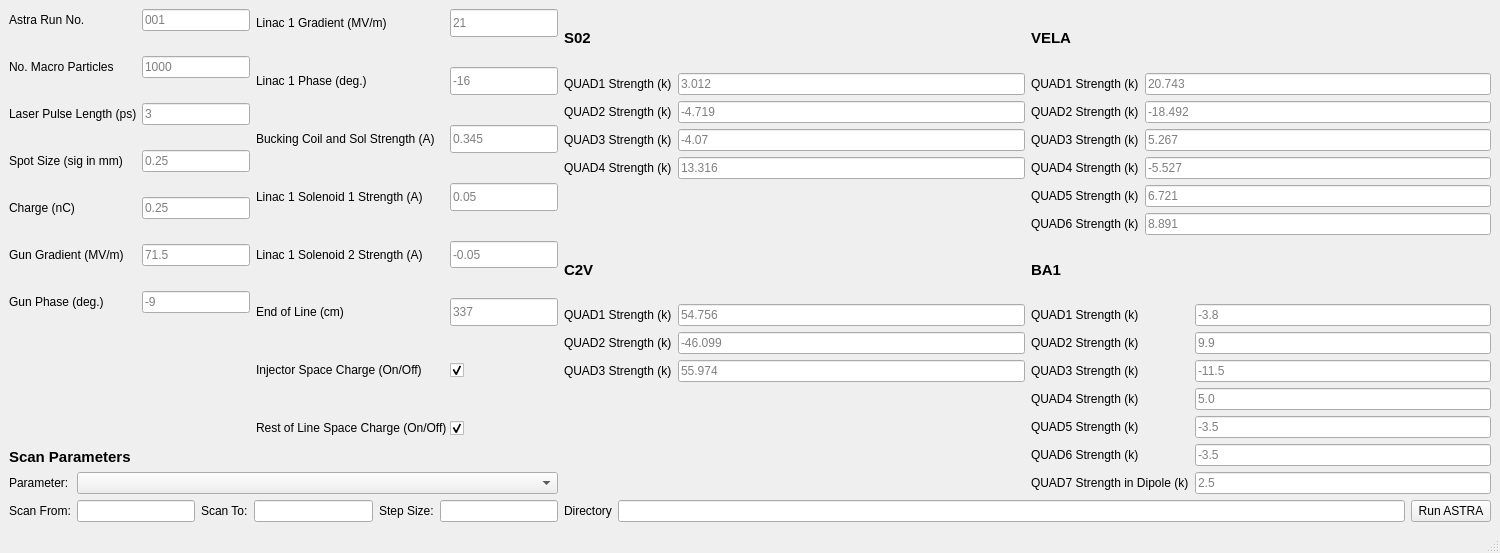
<?xml version="1.0" encoding="UTF-8"?>
<ui version="4.0">
 <class>MainWindow</class>
 <widget class="QMainWindow" name="MainWindow">
  <property name="geometry">
   <rect>
    <x>0</x>
    <y>0</y>
    <width>1500</width>
    <height>553</height>
   </rect>
  </property>
  <property name="sizePolicy">
   <sizepolicy hsizetype="Expanding" vsizetype="Expanding">
    <horstretch>0</horstretch>
    <verstretch>0</verstretch>
   </sizepolicy>
  </property>
  <property name="windowTitle">
   <string>ASTRA Run Comparison Tool</string>
  </property>
  <widget class="QWidget" name="centralwidget">
   <property name="sizePolicy">
    <sizepolicy hsizetype="Expanding" vsizetype="Expanding">
     <horstretch>0</horstretch>
     <verstretch>0</verstretch>
    </sizepolicy>
   </property>
   <property name="minimumSize">
    <size>
     <width>1500</width>
     <height>512</height>
    </size>
   </property>
   <layout class="QFormLayout" name="formLayout_2">
    <item row="0" column="0">
     <layout class="QGridLayout" name="non_magnet_arguments_layout">
      <property name="sizeConstraint">
       <enum>QLayout::SetDefaultConstraint</enum>
      </property>
      <item row="0" column="0">
       <layout class="QFormLayout" name="gun_parameter_form_layout">
        <property name="sizeConstraint">
         <enum>QLayout::SetDefaultConstraint</enum>
        </property>
        <property name="fieldGrowthPolicy">
         <enum>QFormLayout::FieldsStayAtSizeHint</enum>
        </property>
        <property name="horizontalSpacing">
         <number>5</number>
        </property>
        <property name="verticalSpacing">
         <number>25</number>
        </property>
        <item row="0" column="0">
         <widget class="QLabel" name="astra_run_number_label">
          <property name="minimumSize">
           <size>
            <width>50</width>
            <height>17</height>
           </size>
          </property>
          <property name="inputMethodHints">
           <set>Qt::ImhNone</set>
          </property>
          <property name="text">
           <string>Astra Run No.</string>
          </property>
         </widget>
        </item>
        <item row="0" column="1">
         <widget class="QLineEdit" name="astra_run_number_line_edit">
          <property name="inputMethodHints">
           <set>Qt::ImhDigitsOnly</set>
          </property>
          <property name="placeholderText">
           <string>001</string>
          </property>
         </widget>
        </item>
        <item row="1" column="0">
         <widget class="QLabel" name="macro_particle_label_2">
          <property name="text">
           <string>No. Macro Particles</string>
          </property>
         </widget>
        </item>
        <item row="1" column="1">
         <widget class="QLineEdit" name="macro_particle_line_edit">
          <property name="inputMethodHints">
           <set>Qt::ImhDigitsOnly</set>
          </property>
          <property name="placeholderText">
           <string>1000</string>
          </property>
         </widget>
        </item>
        <item row="2" column="0">
         <widget class="QLabel" name="laser_pulse_length_label">
          <property name="text">
           <string>Laser Pulse Length (ps)</string>
          </property>
         </widget>
        </item>
        <item row="2" column="1">
         <widget class="QLineEdit" name="laser_pulse_length_line_edit">
          <property name="inputMethodHints">
           <set>Qt::ImhDigitsOnly</set>
          </property>
          <property name="placeholderText">
           <string>3</string>
          </property>
         </widget>
        </item>
        <item row="3" column="0">
         <widget class="QLabel" name="spot_size_label">
          <property name="text">
           <string>Spot Size (sig in mm)</string>
          </property>
         </widget>
        </item>
        <item row="3" column="1">
         <widget class="QLineEdit" name="spot_size_line_edit">
          <property name="inputMethodHints">
           <set>Qt::ImhDigitsOnly</set>
          </property>
          <property name="placeholderText">
           <string>0.25</string>
          </property>
         </widget>
        </item>
        <item row="4" column="0">
         <widget class="QLabel" name="charge_label">
          <property name="text">
           <string>Charge (nC)</string>
          </property>
         </widget>
        </item>
        <item row="4" column="1">
         <widget class="QLineEdit" name="charge_line_edit">
          <property name="inputMethodHints">
           <set>Qt::ImhDigitsOnly</set>
          </property>
          <property name="placeholderText">
           <string>0.25</string>
          </property>
         </widget>
        </item>
        <item row="5" column="0">
         <widget class="QLabel" name="gun_gradient_label">
          <property name="text">
           <string>Gun Gradient (MV/m)</string>
          </property>
         </widget>
        </item>
        <item row="5" column="1">
         <widget class="QLineEdit" name="gun_gradient_line_edit">
          <property name="inputMethodHints">
           <set>Qt::ImhDigitsOnly</set>
          </property>
          <property name="placeholderText">
           <string>71.5</string>
          </property>
         </widget>
        </item>
        <item row="6" column="0">
         <widget class="QLabel" name="gun_phase_label">
          <property name="text">
           <string>Gun Phase (deg.)</string>
          </property>
         </widget>
        </item>
        <item row="6" column="1">
         <widget class="QLineEdit" name="gun_phase_line_edit">
          <property name="inputMethodHints">
           <set>Qt::ImhDigitsOnly</set>
          </property>
          <property name="placeholderText">
           <string>-9</string>
          </property>
         </widget>
        </item>
       </layout>
      </item>
      <item row="1" column="0" colspan="2">
       <layout class="QGridLayout" name="parameter_scan_layout">
        <property name="sizeConstraint">
         <enum>QLayout::SetDefaultConstraint</enum>
        </property>
        <item row="2" column="2">
         <widget class="QLabel" name="parameter_scan_to_value_label">
          <property name="text">
           <string>Scan To:</string>
          </property>
         </widget>
        </item>
        <item row="1" column="0">
         <widget class="QLabel" name="parameter_scan_label">
          <property name="text">
           <string>Parameter:</string>
          </property>
         </widget>
        </item>
        <item row="2" column="3">
         <widget class="QLineEdit" name="parameter_scan_to_value_line_edit"/>
        </item>
        <item row="2" column="4">
         <widget class="QLabel" name="parameter_scan_step_size_label">
          <property name="text">
           <string>Step Size:</string>
          </property>
         </widget>
        </item>
        <item row="2" column="0">
         <widget class="QLabel" name="parameter_scan_from_value_label">
          <property name="text">
           <string>Scan From:</string>
          </property>
         </widget>
        </item>
        <item row="2" column="1">
         <widget class="QLineEdit" name="parameter_scan_from_value_line_edit"/>
        </item>
        <item row="2" column="5">
         <widget class="QLineEdit" name="parameter_scan_step_size_line_edit"/>
        </item>
        <item row="1" column="1" colspan="5">
         <widget class="QComboBox" name="parameter_scan_combo_box"/>
        </item>
        <item row="0" column="0" colspan="3">
         <widget class="QLabel" name="parameter_scan_section_label">
          <property name="font">
           <font>
            <pointsize>11</pointsize>
            <weight>75</weight>
            <bold>true</bold>
           </font>
          </property>
          <property name="text">
           <string>Scan Parameters</string>
          </property>
         </widget>
        </item>
       </layout>
      </item>
      <item row="0" column="1">
       <layout class="QFormLayout" name="linac_1_parameter_form_layout">
        <property name="sizeConstraint">
         <enum>QLayout::SetDefaultConstraint</enum>
        </property>
        <property name="fieldGrowthPolicy">
         <enum>QFormLayout::FieldsStayAtSizeHint</enum>
        </property>
        <property name="horizontalSpacing">
         <number>3</number>
        </property>
        <property name="verticalSpacing">
         <number>30</number>
        </property>
        <item row="0" column="1">
         <widget class="QLineEdit" name="linac_1_gradient_line_edit">
          <property name="sizePolicy">
           <sizepolicy hsizetype="Expanding" vsizetype="Expanding">
            <horstretch>0</horstretch>
            <verstretch>0</verstretch>
           </sizepolicy>
          </property>
          <property name="minimumSize">
           <size>
            <width>74</width>
            <height>22</height>
           </size>
          </property>
          <property name="inputMethodHints">
           <set>Qt::ImhDigitsOnly</set>
          </property>
          <property name="placeholderText">
           <string>21</string>
          </property>
         </widget>
        </item>
        <item row="1" column="0">
         <widget class="QLabel" name="linac1_phase_label">
          <property name="sizePolicy">
           <sizepolicy hsizetype="Expanding" vsizetype="Expanding">
            <horstretch>0</horstretch>
            <verstretch>0</verstretch>
           </sizepolicy>
          </property>
          <property name="text">
           <string>Linac 1 Phase (deg.)</string>
          </property>
         </widget>
        </item>
        <item row="1" column="1">
         <widget class="QLineEdit" name="linac1_phase_line_edit">
          <property name="sizePolicy">
           <sizepolicy hsizetype="Expanding" vsizetype="Expanding">
            <horstretch>0</horstretch>
            <verstretch>0</verstretch>
           </sizepolicy>
          </property>
          <property name="minimumSize">
           <size>
            <width>74</width>
            <height>22</height>
           </size>
          </property>
          <property name="inputMethodHints">
           <set>Qt::ImhDigitsOnly</set>
          </property>
          <property name="placeholderText">
           <string>-16</string>
          </property>
         </widget>
        </item>
        <item row="2" column="0">
         <widget class="QLabel" name="bucking_coil_and_sol_strength_label">
          <property name="sizePolicy">
           <sizepolicy hsizetype="Expanding" vsizetype="Expanding">
            <horstretch>0</horstretch>
            <verstretch>0</verstretch>
           </sizepolicy>
          </property>
          <property name="text">
           <string>Bucking Coil and Sol Strength (A)</string>
          </property>
         </widget>
        </item>
        <item row="2" column="1">
         <widget class="QLineEdit" name="bucking_coil_and_sol_strength_line_edit">
          <property name="sizePolicy">
           <sizepolicy hsizetype="Expanding" vsizetype="Expanding">
            <horstretch>0</horstretch>
            <verstretch>0</verstretch>
           </sizepolicy>
          </property>
          <property name="minimumSize">
           <size>
            <width>74</width>
            <height>22</height>
           </size>
          </property>
          <property name="inputMethodHints">
           <set>Qt::ImhDigitsOnly</set>
          </property>
          <property name="placeholderText">
           <string>0.345</string>
          </property>
         </widget>
        </item>
        <item row="3" column="0">
         <widget class="QLabel" name="linac1_sol1_strength_label">
          <property name="sizePolicy">
           <sizepolicy hsizetype="Expanding" vsizetype="Expanding">
            <horstretch>0</horstretch>
            <verstretch>0</verstretch>
           </sizepolicy>
          </property>
          <property name="text">
           <string>Linac 1 Solenoid 1 Strength (A)</string>
          </property>
         </widget>
        </item>
        <item row="3" column="1">
         <widget class="QLineEdit" name="linac1_sol1_strength_line_edit">
          <property name="sizePolicy">
           <sizepolicy hsizetype="Expanding" vsizetype="Expanding">
            <horstretch>0</horstretch>
            <verstretch>0</verstretch>
           </sizepolicy>
          </property>
          <property name="minimumSize">
           <size>
            <width>74</width>
            <height>22</height>
           </size>
          </property>
          <property name="inputMethodHints">
           <set>Qt::ImhDigitsOnly</set>
          </property>
          <property name="placeholderText">
           <string>0.05</string>
          </property>
         </widget>
        </item>
        <item row="4" column="0">
         <widget class="QLabel" name="linac1_sol2_strength_label">
          <property name="sizePolicy">
           <sizepolicy hsizetype="Expanding" vsizetype="Expanding">
            <horstretch>0</horstretch>
            <verstretch>0</verstretch>
           </sizepolicy>
          </property>
          <property name="text">
           <string>Linac 1 Solenoid 2 Strength (A)</string>
          </property>
         </widget>
        </item>
        <item row="4" column="1">
         <widget class="QLineEdit" name="linac1_sol2_strength_line_edit">
          <property name="sizePolicy">
           <sizepolicy hsizetype="Expanding" vsizetype="Expanding">
            <horstretch>0</horstretch>
            <verstretch>0</verstretch>
           </sizepolicy>
          </property>
          <property name="minimumSize">
           <size>
            <width>74</width>
            <height>22</height>
           </size>
          </property>
          <property name="inputMethodHints">
           <set>Qt::ImhDigitsOnly</set>
          </property>
          <property name="placeholderText">
           <string>-0.05</string>
          </property>
         </widget>
        </item>
        <item row="5" column="0">
         <widget class="QLabel" name="end_of_line_label">
          <property name="sizePolicy">
           <sizepolicy hsizetype="Expanding" vsizetype="Expanding">
            <horstretch>0</horstretch>
            <verstretch>0</verstretch>
           </sizepolicy>
          </property>
          <property name="text">
           <string>End of Line (cm)</string>
          </property>
         </widget>
        </item>
        <item row="5" column="1">
         <widget class="QLineEdit" name="end_of_line_line_edit">
          <property name="sizePolicy">
           <sizepolicy hsizetype="Expanding" vsizetype="Expanding">
            <horstretch>0</horstretch>
            <verstretch>0</verstretch>
           </sizepolicy>
          </property>
          <property name="minimumSize">
           <size>
            <width>74</width>
            <height>22</height>
           </size>
          </property>
          <property name="inputMethodHints">
           <set>Qt::ImhDigitsOnly</set>
          </property>
          <property name="placeholderText">
           <string>337</string>
          </property>
         </widget>
        </item>
        <item row="6" column="0">
         <widget class="QLabel" name="injector_space_charge_switch_label">
          <property name="sizePolicy">
           <sizepolicy hsizetype="Expanding" vsizetype="Expanding">
            <horstretch>0</horstretch>
            <verstretch>0</verstretch>
           </sizepolicy>
          </property>
          <property name="text">
           <string>Injector Space Charge (On/Off)</string>
          </property>
         </widget>
        </item>
        <item row="6" column="1">
         <widget class="QCheckBox" name="injector_space_charge_check_box">
          <property name="sizePolicy">
           <sizepolicy hsizetype="Expanding" vsizetype="Expanding">
            <horstretch>0</horstretch>
            <verstretch>0</verstretch>
           </sizepolicy>
          </property>
          <property name="text">
           <string/>
          </property>
          <property name="checked">
           <bool>true</bool>
          </property>
         </widget>
        </item>
        <item row="7" column="0">
         <widget class="QLabel" name="rest_of_line_space_charge_switch_label">
          <property name="sizePolicy">
           <sizepolicy hsizetype="Expanding" vsizetype="Expanding">
            <horstretch>0</horstretch>
            <verstretch>0</verstretch>
           </sizepolicy>
          </property>
          <property name="text">
           <string>Rest of Line Space Charge (On/Off)</string>
          </property>
         </widget>
        </item>
        <item row="7" column="1">
         <widget class="QCheckBox" name="rest_of_line_space_charge_check_box">
          <property name="sizePolicy">
           <sizepolicy hsizetype="Expanding" vsizetype="Expanding">
            <horstretch>0</horstretch>
            <verstretch>0</verstretch>
           </sizepolicy>
          </property>
          <property name="text">
           <string/>
          </property>
          <property name="checked">
           <bool>true</bool>
          </property>
         </widget>
        </item>
        <item row="0" column="0">
         <widget class="QLabel" name="linac1_gradient_label">
          <property name="sizePolicy">
           <sizepolicy hsizetype="Expanding" vsizetype="Expanding">
            <horstretch>0</horstretch>
            <verstretch>0</verstretch>
           </sizepolicy>
          </property>
          <property name="text">
           <string>Linac 1 Gradient (MV/m)</string>
          </property>
         </widget>
        </item>
       </layout>
      </item>
     </layout>
    </item>
    <item row="0" column="1">
     <layout class="QGridLayout" name="magnet_quad_strength_layout">
      <property name="sizeConstraint">
       <enum>QLayout::SetDefaultConstraint</enum>
      </property>
      <item row="3" column="0">
       <layout class="QFormLayout" name="c2v_quads_layout">
        <property name="sizeConstraint">
         <enum>QLayout::SetNoConstraint</enum>
        </property>
        <item row="0" column="1">
         <widget class="QLineEdit" name="c2v_quad1_strength_line_edit">
          <property name="placeholderText">
           <string>54.756</string>
          </property>
         </widget>
        </item>
        <item row="1" column="0">
         <widget class="QLabel" name="c2v_quad2_strength_label">
          <property name="text">
           <string>QUAD2 Strength (k)</string>
          </property>
         </widget>
        </item>
        <item row="1" column="1">
         <widget class="QLineEdit" name="c2v_quad2_strength_line_edit">
          <property name="placeholderText">
           <string>-46.099</string>
          </property>
         </widget>
        </item>
        <item row="2" column="0">
         <widget class="QLabel" name="c2v_quad3_strength_label">
          <property name="text">
           <string>QUAD3 Strength (k)</string>
          </property>
         </widget>
        </item>
        <item row="2" column="1">
         <widget class="QLineEdit" name="c2v_quad3_strength_line_edit">
          <property name="placeholderText">
           <string>55.974</string>
          </property>
         </widget>
        </item>
        <item row="0" column="0">
         <widget class="QLabel" name="c2v_quad1_strength_label">
          <property name="text">
           <string>QUAD1 Strength (k)</string>
          </property>
         </widget>
        </item>
       </layout>
      </item>
      <item row="2" column="1">
       <widget class="QLabel" name="ba1_label">
        <property name="font">
         <font>
          <pointsize>11</pointsize>
          <weight>75</weight>
          <bold>true</bold>
         </font>
        </property>
        <property name="text">
         <string>BA1</string>
        </property>
       </widget>
      </item>
      <item row="3" column="1">
       <layout class="QFormLayout" name="ba1_quads_layout">
        <property name="sizeConstraint">
         <enum>QLayout::SetDefaultConstraint</enum>
        </property>
        <item row="0" column="0">
         <widget class="QLabel" name="ba1_quad1_strength_label">
          <property name="text">
           <string>QUAD1 Strength (k)</string>
          </property>
         </widget>
        </item>
        <item row="0" column="1">
         <widget class="QLineEdit" name="ba1_quad1_strength_line_edit">
          <property name="placeholderText">
           <string>-3.8</string>
          </property>
         </widget>
        </item>
        <item row="1" column="0">
         <widget class="QLabel" name="ba1_quad2_strength_label">
          <property name="text">
           <string>QUAD2 Strength (k)</string>
          </property>
         </widget>
        </item>
        <item row="1" column="1">
         <widget class="QLineEdit" name="ba1_quad2_strength_line_edit">
          <property name="placeholderText">
           <string>9.9</string>
          </property>
         </widget>
        </item>
        <item row="2" column="0">
         <widget class="QLabel" name="ba1_quad3_strength_label">
          <property name="text">
           <string>QUAD3 Strength (k)</string>
          </property>
         </widget>
        </item>
        <item row="2" column="1">
         <widget class="QLineEdit" name="ba1_quad3_strength_line_edit">
          <property name="placeholderText">
           <string>-11.5</string>
          </property>
         </widget>
        </item>
        <item row="3" column="0">
         <widget class="QLabel" name="ba1_quad4_strength_label">
          <property name="text">
           <string>QUAD4 Strength (k)</string>
          </property>
         </widget>
        </item>
        <item row="3" column="1">
         <widget class="QLineEdit" name="ba1_quad4_strength_line_edit">
          <property name="placeholderText">
           <string>5.0</string>
          </property>
         </widget>
        </item>
        <item row="4" column="0">
         <widget class="QLabel" name="ba1_quad5_strength_label">
          <property name="text">
           <string>QUAD5 Strength (k)</string>
          </property>
         </widget>
        </item>
        <item row="4" column="1">
         <widget class="QLineEdit" name="ba1_quad5_strength_line_edit">
          <property name="placeholderText">
           <string>-3.5</string>
          </property>
         </widget>
        </item>
        <item row="5" column="0">
         <widget class="QLabel" name="ba1_quad6_strength_label">
          <property name="text">
           <string>QUAD6 Strength (k)</string>
          </property>
         </widget>
        </item>
        <item row="5" column="1">
         <widget class="QLineEdit" name="ba1_quad6_strength_line_edit">
          <property name="placeholderText">
           <string>-3.5</string>
          </property>
         </widget>
        </item>
        <item row="6" column="0">
         <widget class="QLabel" name="ba1_quad7_strength_label">
          <property name="text">
           <string>QUAD7 Strength in Dipole (k)</string>
          </property>
         </widget>
        </item>
        <item row="6" column="1">
         <widget class="QLineEdit" name="ba1_quad7_strength_line_edit">
          <property name="placeholderText">
           <string>2.5</string>
          </property>
         </widget>
        </item>
       </layout>
      </item>
      <item row="1" column="0">
       <layout class="QFormLayout" name="s02_quads_layout">
        <property name="sizeConstraint">
         <enum>QLayout::SetDefaultConstraint</enum>
        </property>
        <item row="0" column="0">
         <widget class="QLabel" name="s02_quad1_strength_label">
          <property name="text">
           <string>QUAD1 Strength (k)</string>
          </property>
         </widget>
        </item>
        <item row="0" column="1">
         <widget class="QLineEdit" name="s02_quad1_strength_line_edit">
          <property name="contextMenuPolicy">
           <enum>Qt::DefaultContextMenu</enum>
          </property>
          <property name="inputMethodHints">
           <set>Qt::ImhDigitsOnly</set>
          </property>
          <property name="placeholderText">
           <string>3.012</string>
          </property>
         </widget>
        </item>
        <item row="1" column="1">
         <widget class="QLineEdit" name="s02_quad2_strength_line_edit">
          <property name="inputMethodHints">
           <set>Qt::ImhDigitsOnly</set>
          </property>
          <property name="placeholderText">
           <string>-4.719</string>
          </property>
         </widget>
        </item>
        <item row="2" column="0">
         <widget class="QLabel" name="s02_quad3_strength_label">
          <property name="text">
           <string>QUAD3 Strength (k)</string>
          </property>
         </widget>
        </item>
        <item row="2" column="1">
         <widget class="QLineEdit" name="s02_quad3_strength_line_edit">
          <property name="inputMethodHints">
           <set>Qt::ImhDigitsOnly</set>
          </property>
          <property name="placeholderText">
           <string>-4.07</string>
          </property>
         </widget>
        </item>
        <item row="3" column="0">
         <widget class="QLabel" name="s02_quad4_strength_label">
          <property name="text">
           <string>QUAD4 Strength (k)</string>
          </property>
         </widget>
        </item>
        <item row="3" column="1">
         <widget class="QLineEdit" name="s02_quad4_strength_line_edit">
          <property name="inputMethodHints">
           <set>Qt::ImhDigitsOnly</set>
          </property>
          <property name="placeholderText">
           <string>13.316</string>
          </property>
         </widget>
        </item>
        <item row="1" column="0">
         <widget class="QLabel" name="s02_quad2_strength_label">
          <property name="text">
           <string>QUAD2 Strength (k)</string>
          </property>
         </widget>
        </item>
       </layout>
      </item>
      <item row="0" column="1">
       <widget class="QLabel" name="vela_label">
        <property name="font">
         <font>
          <pointsize>11</pointsize>
          <weight>75</weight>
          <bold>true</bold>
         </font>
        </property>
        <property name="text">
         <string>VELA</string>
        </property>
       </widget>
      </item>
      <item row="1" column="1">
       <layout class="QFormLayout" name="vela_quads_layout">
        <property name="sizeConstraint">
         <enum>QLayout::SetDefaultConstraint</enum>
        </property>
        <item row="0" column="0">
         <widget class="QLabel" name="vela_quad1_strength_label">
          <property name="text">
           <string>QUAD1 Strength (k)</string>
          </property>
         </widget>
        </item>
        <item row="1" column="0">
         <widget class="QLabel" name="vela_quad2_strength_label">
          <property name="text">
           <string>QUAD2 Strength (k)</string>
          </property>
         </widget>
        </item>
        <item row="1" column="1">
         <widget class="QLineEdit" name="vela_quad2_strength_line_edit">
          <property name="placeholderText">
           <string>-18.492</string>
          </property>
         </widget>
        </item>
        <item row="2" column="0">
         <widget class="QLabel" name="vela_quad3_strength_label">
          <property name="text">
           <string>QUAD3 Strength (k)</string>
          </property>
         </widget>
        </item>
        <item row="2" column="1">
         <widget class="QLineEdit" name="vela_quad3_strength_line_edit">
          <property name="placeholderText">
           <string>5.267</string>
          </property>
         </widget>
        </item>
        <item row="3" column="0">
         <widget class="QLabel" name="vela_quad4_strength_label">
          <property name="text">
           <string>QUAD4 Strength (k)</string>
          </property>
         </widget>
        </item>
        <item row="3" column="1">
         <widget class="QLineEdit" name="vela_quad4_strength_line_edit">
          <property name="placeholderText">
           <string>-5.527</string>
          </property>
         </widget>
        </item>
        <item row="4" column="0">
         <widget class="QLabel" name="vela_quad5_strength_label">
          <property name="text">
           <string>QUAD5 Strength (k)</string>
          </property>
         </widget>
        </item>
        <item row="4" column="1">
         <widget class="QLineEdit" name="vela_quad5_strength_line_edit">
          <property name="placeholderText">
           <string>6.721</string>
          </property>
         </widget>
        </item>
        <item row="5" column="0">
         <widget class="QLabel" name="vela_quad6_strength_label">
          <property name="text">
           <string>QUAD6 Strength (k)</string>
          </property>
         </widget>
        </item>
        <item row="5" column="1">
         <widget class="QLineEdit" name="vela_quad6_strength_line_edit">
          <property name="placeholderText">
           <string>8.891</string>
          </property>
         </widget>
        </item>
        <item row="0" column="1">
         <widget class="QLineEdit" name="vela_quad1_strength_line_edit">
          <property name="placeholderText">
           <string>20.743</string>
          </property>
         </widget>
        </item>
       </layout>
      </item>
      <item row="2" column="0">
       <widget class="QLabel" name="c2v_label">
        <property name="font">
         <font>
          <pointsize>11</pointsize>
          <weight>75</weight>
          <bold>true</bold>
         </font>
        </property>
        <property name="text">
         <string>C2V</string>
        </property>
       </widget>
      </item>
      <item row="4" column="0" colspan="2">
       <layout class="QGridLayout" name="directory_and_run_button_grid_layout">
        <property name="sizeConstraint">
         <enum>QLayout::SetDefaultConstraint</enum>
        </property>
        <item row="0" column="0">
         <layout class="QFormLayout" name="directory_form_layout">
          <property name="sizeConstraint">
           <enum>QLayout::SetDefaultConstraint</enum>
          </property>
          <property name="fieldGrowthPolicy">
           <enum>QFormLayout::AllNonFixedFieldsGrow</enum>
          </property>
          <item row="0" column="0">
           <widget class="QLabel" name="directory_label">
            <property name="text">
             <string>Directory</string>
            </property>
           </widget>
          </item>
          <item row="0" column="1">
           <widget class="QLineEdit" name="directory_line_edit"/>
          </item>
         </layout>
        </item>
        <item row="0" column="1">
         <widget class="QPushButton" name="runButton">
          <property name="text">
           <string>Run ASTRA</string>
          </property>
         </widget>
        </item>
       </layout>
      </item>
      <item row="0" column="0">
       <widget class="QLabel" name="s02_label">
        <property name="font">
         <font>
          <pointsize>11</pointsize>
          <weight>75</weight>
          <bold>true</bold>
         </font>
        </property>
        <property name="text">
         <string>S02</string>
        </property>
       </widget>
      </item>
     </layout>
    </item>
   </layout>
  </widget>
  <widget class="QMenuBar" name="menubar">
   <property name="geometry">
    <rect>
     <x>0</x>
     <y>0</y>
     <width>1500</width>
     <height>21</height>
    </rect>
   </property>
  </widget>
  <widget class="QStatusBar" name="statusbar"/>
 </widget>
 <resources/>
 <connections/>
</ui>
